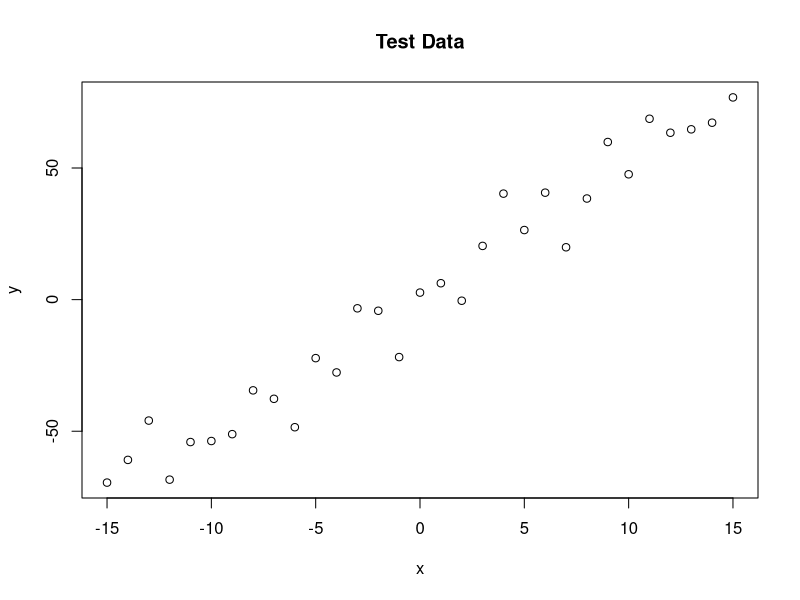
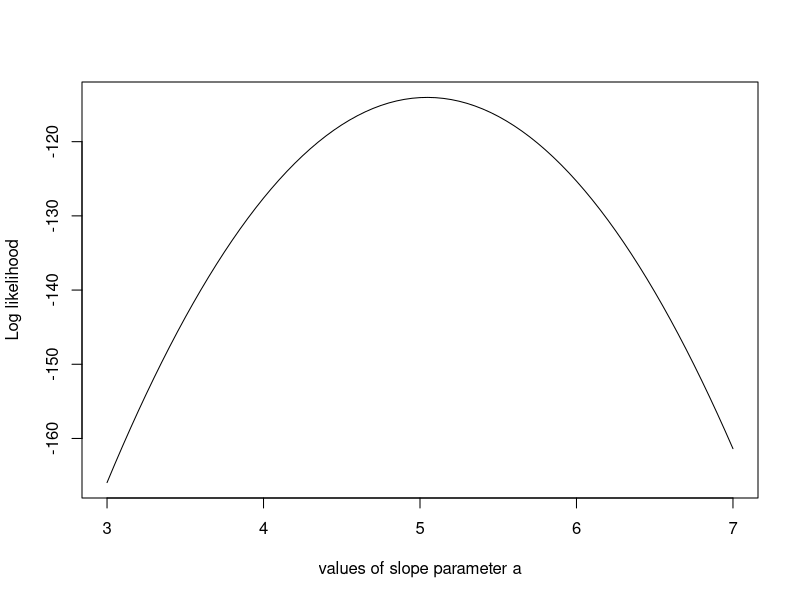
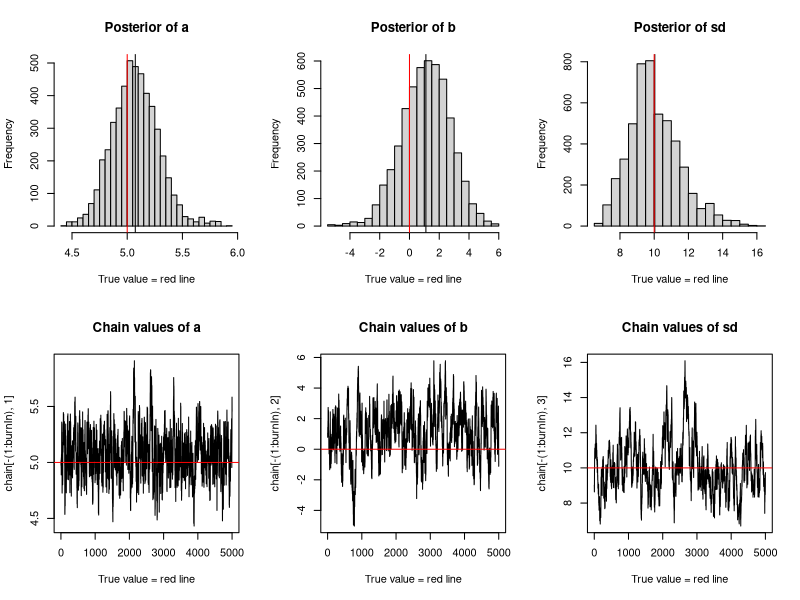

Reproduce these figures in R, in order.
## ---- chunk 1
knitr::opts_chunk$set(echo = TRUE)
## ---- chunk 2
# Creating test data
trueA <- 5
trueB <- 0
trueSd <- 10
sampleSize <- 31

# create independent x-values 
x <- (-(sampleSize - 1) / 2): ((sampleSize - 1) / 2)
# create dependent values according to ax + b + N(0,sd)
y <-  trueA * x + trueB + rnorm(n = sampleSize, mean = 0, sd = trueSd)

plot(x, y, main = "Test Data")

######################################################################
likelihood <- function(param){
  a = param[1]
  b = param[2]
  sd = param[3]
  
  pred = a * x + b
  singlelikelihoods = dnorm(y, mean = pred, sd = sd, log = T)
  sumll = sum(singlelikelihoods)
  return (sumll)   
}

# Example: plot the likelihood profile of the slope a
slopevalues <- function(x) { return (likelihood(c(x, trueB, trueSd)))}
slopelikelihoods <- lapply(seq(3, 7, by = .05), slopevalues)
plot(seq(3, 7, by = .05), slopelikelihoods, type = "l", xlab = "values of slope parameter a", ylab = "Log likelihood")

######################################################################
# Prior distribution
prior <- function(param){
  a = param[1]
  b = param[2]
  sd = param[3]
  aprior = dunif(a, min = 0, max = 10, log = T)
  bprior = dnorm(b, sd = 5, log = T)
  sdprior = dunif(sd, min = 0, max = 30, log = T)
  return(aprior + bprior + sdprior)
}

######################################################################

# Posterior distribution
posterior <- function(param){
  return (likelihood(param) + prior(param))
}

######################################################################

######## Metropolis algorithm ################ 

## Starting at a random parameter value
## Choosing a new parameter value close to the old value based on some probability density that is called the proposal function
## Jumping to this new point with a probability p(new)/p(old), where p is the target function, and p>1 means jumping as well
proposalfunction <- function(param){
  return(rnorm(3,mean = param, sd= c(0.1,0.5,0.3)))
}
run_metropolis_MCMC <- function(startvalue, iterations){
  chain = array(dim = c(iterations+1,3))
  chain[1,] = startvalue
  for (i in 1:iterations){
    proposal = proposalfunction(chain[i,])
    
    probab = exp(posterior(proposal) - posterior(chain[i,]))
    if (runif(1) < probab){
      chain[i+1,] = proposal
    }else{
      chain[i+1,] = chain[i,]
    }
  }
  return(chain)
}

startvalue = c(4,0,10)
chain = run_metropolis_MCMC(startvalue, 10000)

burnIn = 5000
acceptance = 1-mean(duplicated(chain[-(1:burnIn),]))

######################################################################
### Summary: #######################

par(mfrow = c(2,3))
hist(chain[-(1:burnIn),1],nclass=30, , main="Posterior of a", xlab="True value = red line" )
abline(v = mean(chain[-(1:burnIn),1]))
abline(v = trueA, col="red" )
hist(chain[-(1:burnIn),2],nclass=30, main="Posterior of b", xlab="True value = red line")
abline(v = mean(chain[-(1:burnIn),2]))
abline(v = trueB, col="red" )
hist(chain[-(1:burnIn),3],nclass=30, main="Posterior of sd", xlab="True value = red line")
abline(v = mean(chain[-(1:burnIn),3]) )
abline(v = trueSd, col="red" )
plot(chain[-(1:burnIn),1], type = "l", xlab="True value = red line" , main = "Chain values of a", )
abline(h = trueA, col="red" )
plot(chain[-(1:burnIn),2], type = "l", xlab="True value = red line" , main = "Chain values of b", )
abline(h = trueB, col="red" )
plot(chain[-(1:burnIn),3], type = "l", xlab="True value = red line" , main = "Chain values of sd", )
abline(h = trueSd, col="red" )

# for comparison:
summary(lm(y~x))
